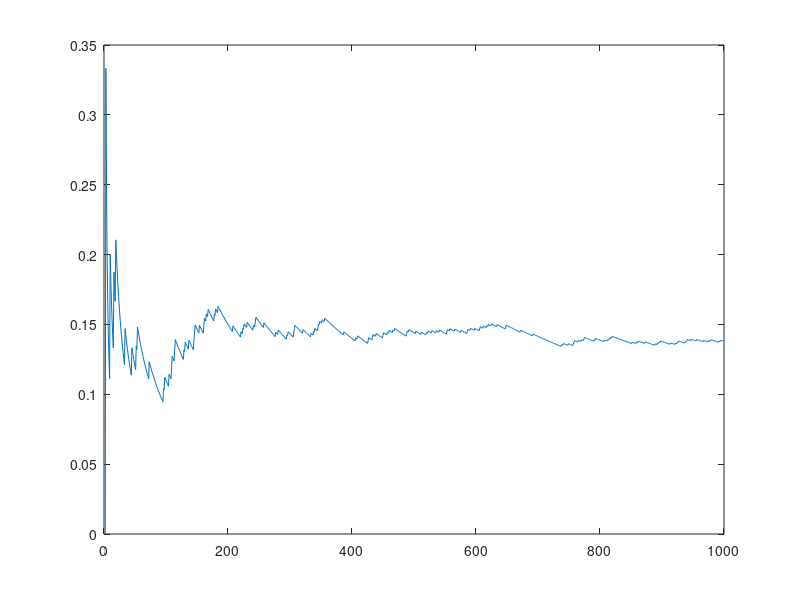

This chart was generated by the following MATLAB code:
%This code implements the law of large numbers (law of averages) for two
%fair dices. The law of averages states that as the # of indentically
%distributed variables increases, randomly generated, the sample mean
%approaches the theoretical mean.
%
%The program approximates the probability of obtaining the event "sum of
%the two outcomes is equal to 6" for the two fair dices

clear
clc
rng(1)                                 %controls random number generation
X1=randi([0 6],1000);                  %value of the first dice
X2=randi([0 6],1000);                  %value of the second dice
X=X1+X2;                               %sum of the two dices
sum=0;                                 %initializes the variable sum
P=zeros(1000,1);                       %initializes vector P for 1000 elements

%uses a for loop to calculate the sum of events in which the sum of the two
%dices is equal to 6
for ii=1:1000
    %uses an if statement to determine the event in which the sum of the two dices is equal to 6 
    if X(ii)==6
        sum=sum+1;
    end 
    %calculates the probability that the sum of the dices is 6
    P(ii)=sum/ii;
end
plot(1:1000,P)                          %plots the sequence 